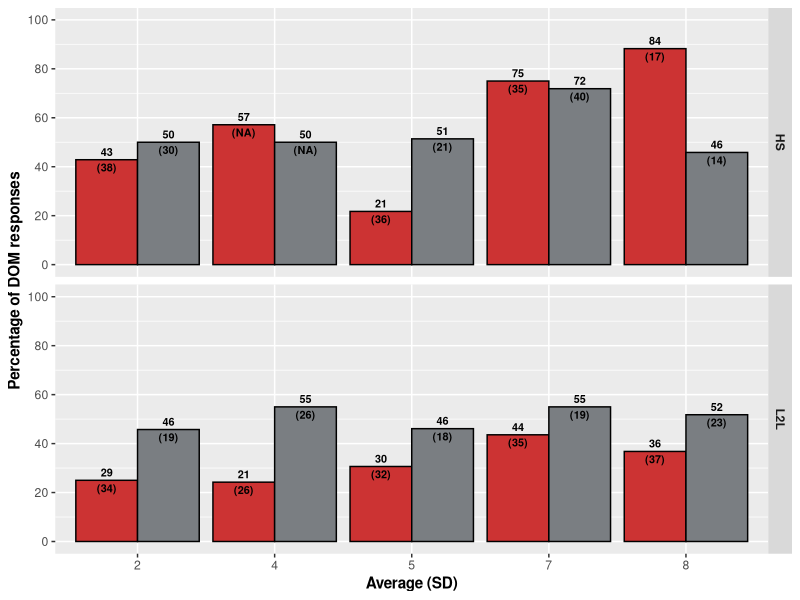
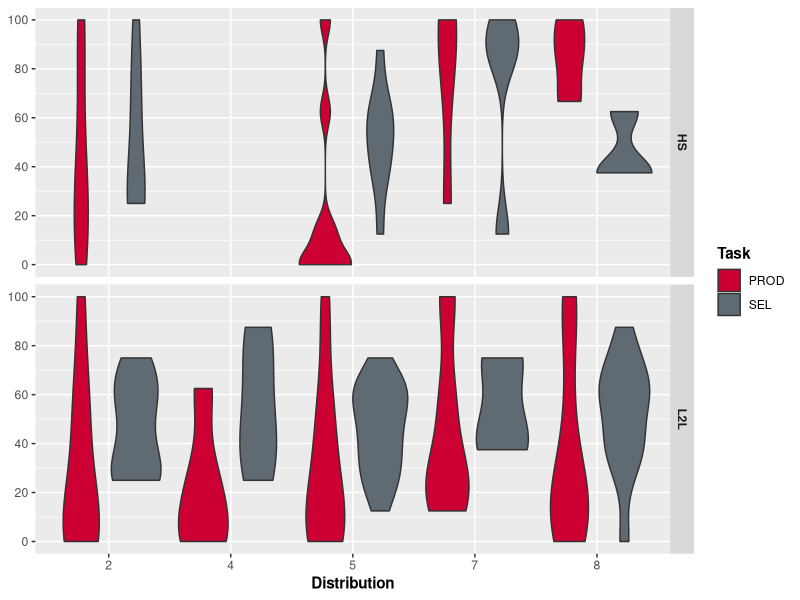
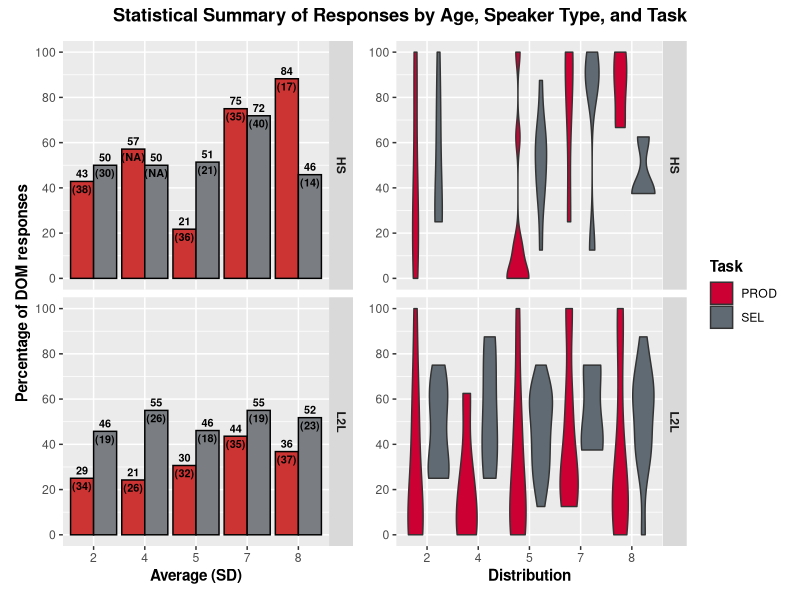
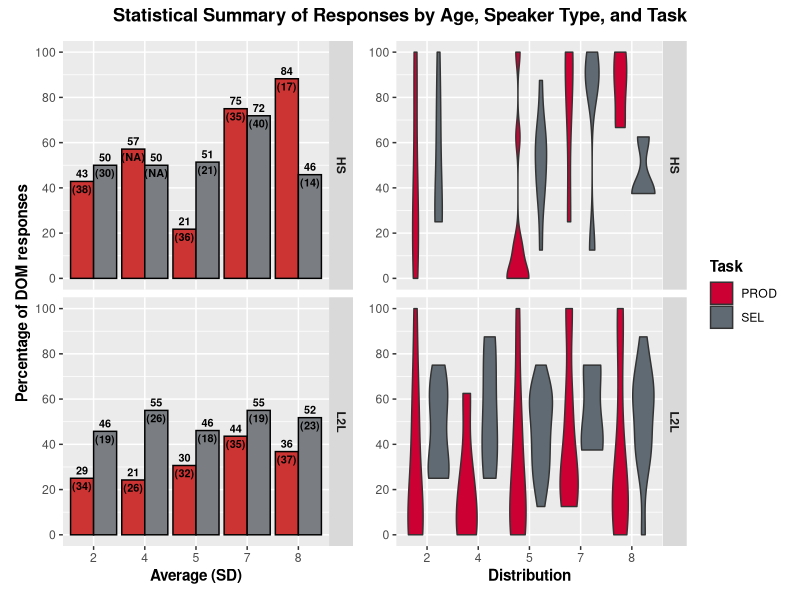

Recreate these plots in R, in order.
## Include cross-sectional data only

library(tidyverse)
library(here)
library(patchwork)


# Prepare data
## Load data
Master <- read_csv(here("CSV Files", "Tidy Data", "Tidy Data DOM.csv")) %>% 
  mutate(Gender = factor(Gender, levels = c("Masculine", "Feminine")),
         Grade = factor(Grade, levels = c(2, 3, 4, 5, 6, 7, 8)),
         Task = case_when(Task == "Production" ~ "PROD",
                   Task == "Selection" ~ "SEL"))


# Generate percentages
## Bar graph
Master_Bar <- Master %>% 
  group_by(Speaker_Group, Grade, Task) %>%
  summarize(Total_Accuracy = sum(Accuracy, na.rm = TRUE),
            Total_Responses = sum(!is.na(Accuracy)),
            Ratio = Total_Accuracy/Total_Responses) %>% 
  mutate(Ratio = (Ratio*100))


## Violin
Master_Box <- Master %>% 
  group_by(Part_ID, Speaker_Group, Grade, Task) %>%
  summarize(Total_Accuracy = sum(Accuracy, na.rm = TRUE),
            Total_Responses = sum(!is.na(Accuracy)),
            Ratio = Total_Accuracy/Total_Responses) %>% 
  mutate(Ratio = (Ratio*100))


## Bar graph ratios
Master_Bar_Summary <- Master_Box %>%
  group_by(Speaker_Group, Grade, Task) %>%
  summarise(Average = mean(Ratio, na.rm = TRUE), 
            SD = sd(Ratio, na.rm = TRUE)) %>% 
  left_join(Master_Bar, Master_Bar_Summary, by = c("Speaker_Group", "Grade", "Task"))


# Generate graphs
## Bar graph
Bar_Graph <- Master_Bar_Summary %>% 
  ggplot(aes(x = Grade, y = Ratio, fill = Task)) + 
  geom_bar(position = "dodge", color = "black", stat = "identity") +
  facet_grid(rows = vars(Speaker_Group)) +
  scale_y_continuous(breaks = seq (0, 100, 20),
                     limits = c(0, 100)) +
  scale_fill_manual(values = c("#CC3333", "#7A7E82")) +
  geom_text(aes(label = paste0(round(Average), "\n(", round(SD), ")")),
            position = position_dodge(width = .9),
            vjust = 0.5,
            size = 2.75,
            fontface = "bold") +
  labs(x = "Average (SD)", y = "Percentage of DOM responses", fill = "Task") +
  theme(axis.title = element_text(face = "bold"),
        plot.title = element_text(hjust = 0.5, face = "bold"),
        legend.position = "none",
        strip.text = element_text(face = "bold"),
        strip.text.x = element_text(face = "bold"))

Bar_Graph

## Violin
Violin <- Master_Box %>% 
  ggplot(aes(x = Grade, y = Ratio, fill = Task)) + 
  geom_violin() +
  facet_grid(rows = vars(Speaker_Group)) +
  scale_y_continuous(breaks = seq(0, 100, 20),
                     limits = c(0, 100)) +
  scale_fill_manual(values = c("#CC0033", "#5F6A72")) +
  labs(x = "Distribution") +
  theme(axis.title = element_text(face = "bold"),
        plot.title = element_text(hjust = 0.5, face = "bold"),
        legend.title = element_text(face = "bold"),
        strip.text = element_text(face = "bold"),
        strip.text.x = element_text(face = "bold"),
        axis.title.y = element_blank())

Violin


## Create joint plot
Group_Plot <- (Bar_Graph + Violin) + 
  plot_annotation(title = "Statistical Summary of Responses by Age, Speaker Type, and Task") & 
  theme(plot.title = element_text(face = "bold", hjust = 0.5))

Group_Plot

ggsave(filename = here("DOM Manuscript (Applied Psycholinguistics)", "Graphs", "AP DOM Figure 3.pdf"),
       plot = Group_Plot,
       device = "pdf",
       width = 8,
       height = 4,
       units = "in")
